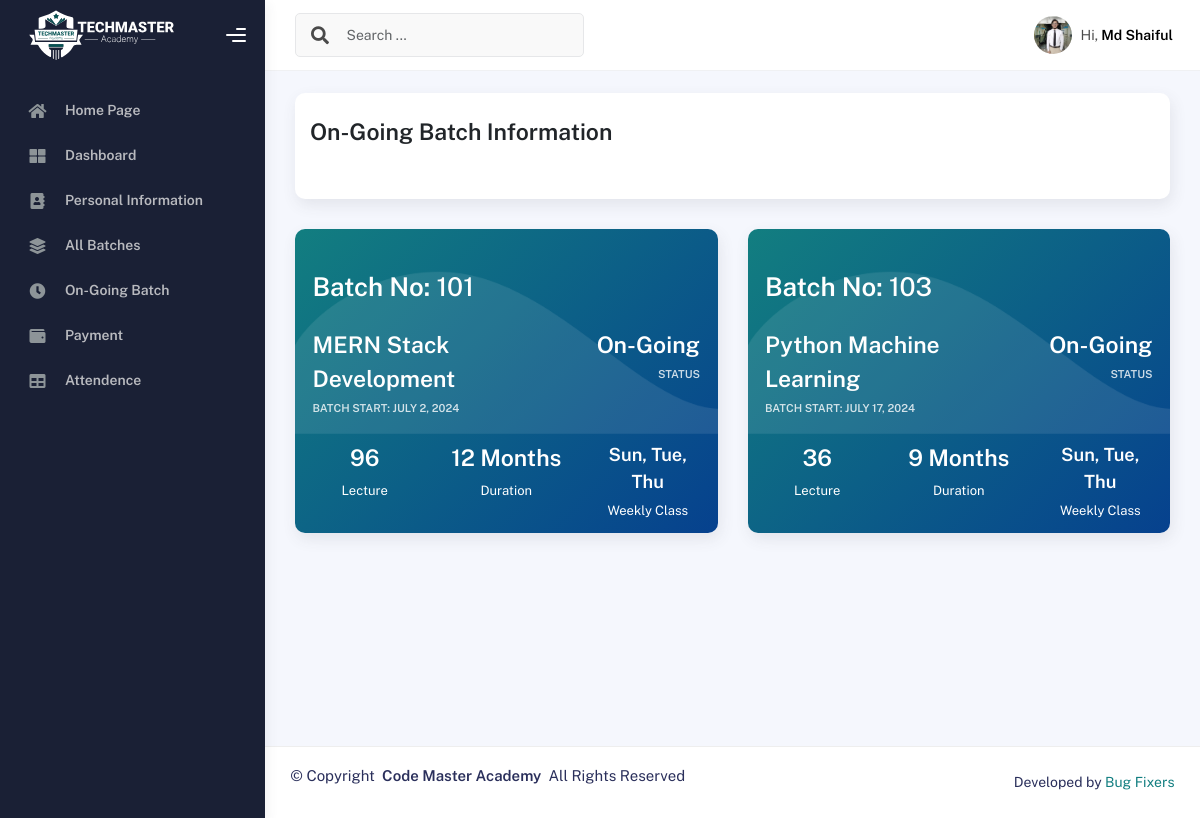
The page /studentongoingbatch/ (signed in) on the database its author committed.
### IMSapp/models.py (models this page shows, shortened)
class IMSUserModel(AbstractUser):
    USERTYPE=[
        ('Authority','Authority'),
        ('Student','Student'),
        ('Teacher','Teacher'),
        ('Staff','Staff'),
    ]
    UserType=models.CharField(choices=USERTYPE,max_length=100, null=True)

class StudentModel(models.Model):
    Imsuser=models.OneToOneField(IMSUserModel,on_delete=models.CASCADE,related_name='studentinfo',null=True)
    StudentID=models.CharField(max_length=100,null=True)
    StudentName=models.CharField(max_length=100,null=True)
    StudentPhoto=models.ImageField(upload_to='studentPhoto',null=True)
    AdmissionDate=models.DateField(auto_now_add=True,null=True)
    EducationalQualification=models.CharField(max_length=100,null=True)
    LinkedInLink =models.CharField(max_length=150,null=True)
    GithubLink =models.CharField(max_length=150,null=True)
    FacebookLink =models.CharField(max_length=150,null=True)

class BatchInfoModel(models.Model):
    BatchNo=models.CharField(max_length=100,null=True)
    Batchschedule=models.CharField(max_length=100,null=True)
    STATUS = [
        ('On-Going','On-Going'),
        ('Upcomming','Upcomming'),
        ('Completed','Completed')
    ]
    Status=models.CharField(choices = STATUS, max_length=100,null=True)
    BatchStartDate=models.DateField(null=True)
    TotalStudent=models.CharField(max_length=100,null=True)
    BatchInstructor=models.CharField(max_length=100,null=True)
    CourseName=models.ForeignKey(CourseInfoModel,on_delete = models.SET_NULL,related_name='coursenameinfo',null=True)

class CourseInfoModel(models.Model):
    CourseName=models.CharField(max_length=150, null=True)
    Sologan=models.CharField(max_length=100, null=True)
    ShortSummary=models.CharField(max_length=150, null=True)
    CourseCategory=models.ForeignKey(CourseCategoryModel,on_delete=models.SET_NULL,related_name='coursecategory', null=True)
    Lecture=models.IntegerField(null=True)
    CourseDuration=models.IntegerField(null=True)
    WeeklyClass=models.IntegerField(null=True)
    ClassDuration=models.IntegerField(null=True)
    TotalProject=models.IntegerField(null=True)
    CourseOverview=models.TextField(null=True)
    CourseCurrriculum=models.TextField(null=True)
    Software=models.TextField(max_length=200, null=True)
    CourseFor=models.TextField(null=True)
    JobPositions=models.TextField(null=True)
    CourseFee=models.IntegerField(null=True)
    IntroVideo=models.CharField(max_length=200, null=True)
    CourseImage=models.ImageField(upload_to='courseImage', null=True)
    def __str__(self):
        return self.CourseName

### IMSapp/studentviews.py (the view)
# urls.py: path('studentongoingbatch/',studentongoingbatch,name="studentongoingbatch"),
@login_required
def studentongoingbatch(request):
    current_user = request.user
    coursedata=AdmittedCourseModel.objects.filter(Courseuser=current_user)
    for batch in coursedata:
        batchdata = BatchInfoModel.objects.filter(Status = 'On-Going')
    context = {
        'batchdata':batchdata,
    }
    return render(request,'students/studentongoginbatch.html',context)

### IMSapp/templates/students/studentongoginbatch.html
{% extends 'profilemaster/master.html' %}
{% block content %}
<div class="col-sm-12 col-md-12">
    <div class="card card-stats card-round">
        <div class="card-body">
            <div class="d-flex align-items-left align-items-md-center flex-column flex-md-row pt-2 pb-4">
                <div>
                    <h3 class="fw-bold mb-3">On-Going Batch Information</h3>
                </div>
            </div>
        </div>
    </div>
  </div>
<div class="row justify-content-center align-items-center mb-5">
    {% for i in batchdata %}
    <div class="col-md-6">
        <a href="{% url 'batchdetails' i.id %}">
            <div class="card card-black bg-primary-gradient">
                <div class="card-body curves-shadow">
                    <h2 class="py-4 mb-0"><strong>Batch No:</strong> {{i.BatchNo}}</h2>
                    <div class="row">
                        <div class="col-8 pe-0">
                            <h3 class="fw-bold mb-1">{{i.CourseName}}</h3>
                            <div class="text-small text-uppercase fw-bold op-8">
                                Batch Start: {{i.BatchStartDate}}
                            </div>
                        </div>
                        <div class="col-4 ps-0 text-end">
                            <h3 class="fw-bold mb-1">{{i.Status}} </h3>
                            <div class="text-small text-uppercase fw-bold op-8">
                                Status
                            </div>
                        </div>
                    </div>
                </div>
                <div class="card-footer">
                    <div class="row user-stats text-center">
                        <div class="col">
                            <h3 class="number fw-bold p-0 m-0">{{i.CourseName.Lecture}}</h3>
                            <div class="title">Lecture</div>
                        </div>
                        <div class="col">
                            <h3 class="number fw-bold p-0 m-0">{{i.CourseName.CourseDuration}} Months</h3>
                            <div class="title">Duration</div>
                        </div>
                        <div class="col">
                            <h5 class="number fw-bold p-0 m-0">{{i.Batchschedule}}</h5>
                            <div class="title">Weekly Class</div>
                        </div>
                    </div>
                </div>
            </div>
        </a>
    </div>
    {% endfor %}
</div>
{% endblock content %}

### IMSapp/templates/profilemaster/header.html (shortened to what this page needs)
{% load static %}
<div class="main-header">
  <nav class="navbar navbar-header navbar-header-transparent navbar-expand-lg border-bottom">
    <div class="container-fluid">
      <nav class="navbar navbar-header-left navbar-expand-lg navbar-form nav-search p-0 d-none d-lg-flex">
        <div class="input-group">
          <div class="input-group-prepend">
            <button type="submit" class="btn btn-search pe-1">
              <i class="fa fa-search search-icon"></i>
            </button>
          </div>
          <input type="text" placeholder="Search ..." class="form-control" />
        </div>
      </nav>
      <ul class="navbar-nav topbar-nav ms-md-auto align-items-center">
        <li class="nav-item topbar-user dropdown hidden-caret">
          <a class="dropdown-toggle profile-pic" data-bs-toggle="dropdown" href="#" aria-expanded="false">
            {% if user.UserType == 'Authority' %}
            <div class="avatar-sm">
              <img src="{% static 'profileassets/img/kaiadmin/authoritylogo.png' %}" alt="..." class="avatar-img rounded-circle" />
            </div>
            <span class="profile-username">
              <span class="fw-bold">Code Master</span>
            </span>
            {% elif user.UserType == 'Student' %}
            <div class="avatar-sm">
              <img src="{{user.studentinfo.StudentPhoto.url}}" alt="..." class="avatar-img rounded-circle" />
            </div>
            <span class="profile-username">
              <span class="op-7">Hi,</span>
              <span class="fw-bold">{{user.studentinfo.StudentName}}</span>
            </span>
            {% endif %}
          </a>
        </li>
      </ul>
    </div>
  </nav>
</div>

### rows shown on the page
IMSUserModel: studentinfo.StudentPhoto (picture), studentinfo.StudentName "Md Shaiful"
BatchInfoModel: BatchNo "101", CourseName "MERN Stack Development", BatchStartDate "JULY 2, 2024", Status "On-Going", CourseName.Lecture "96", CourseName.CourseDuration "12", Batchschedule "Sun, Tue, Thu"
BatchInfoModel: BatchNo "103", CourseName "Python Machine Learning", BatchStartDate "JULY 17, 2024", Status "On-Going", CourseName.Lecture "36", CourseName.CourseDuration "9", Batchschedule "Sun, Tue, Thu"
